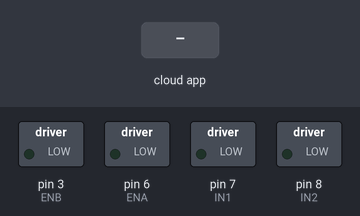
A sketch run on a simulated Arduino Uno, built with avr-gcc and run on an emulated ATmega328P. Shown: switched loads named in the sketch (green lamp = pin HIGH). Inputs (shaded band) come from the test bench. The ROS host is connected and sends only what is stated.

Above: at 1.2 s.
1.3 s: the phone or cloud app sets lmotor_cmd to -100
At 2.3 s:
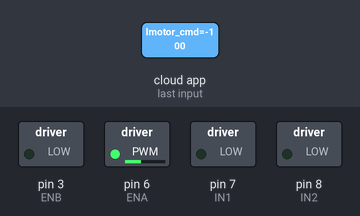
2.8 s: the phone or cloud app sets rmotor_cmd to -100
At 3.4 s:
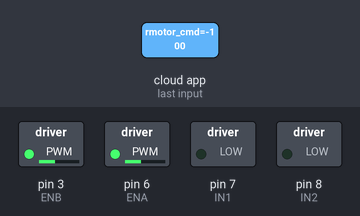
4.3 s: the phone or cloud app sets lmotor_cmd to 0
At 4.6 s:
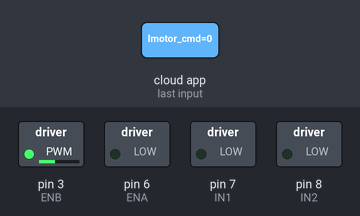
5.8 s: the phone or cloud app sets rmotor_cmd to 100
At 6.9 s:
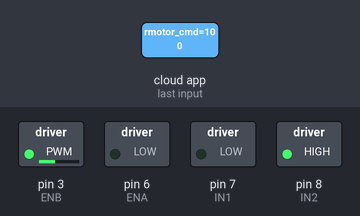
7.3 s: the phone or cloud app sets lmotor_cmd to 100
At 8.1 s:
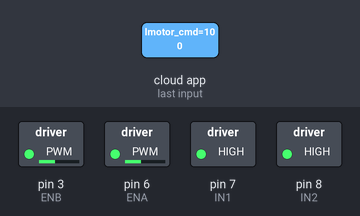
8.8 s: the phone or cloud app sets rmotor_cmd to 0
At 9.2 s:
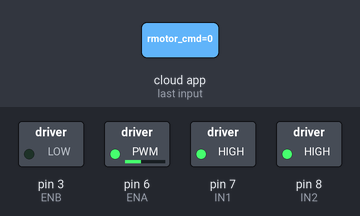
Timing chart, 0 to 11.3 s (numbered marks = the images above; inputs shaded):
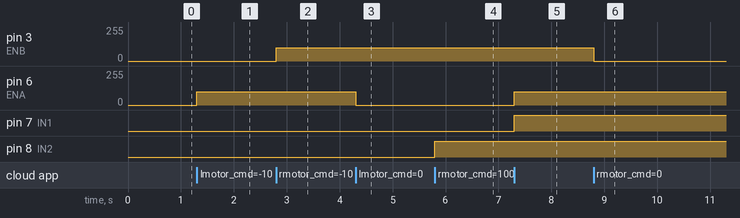

Measured:
- after the input at 1.3 s, pin 6 (ENA): 0/255 → 100/255 at once
- after the input at 2.8 s, pin 3 (ENB): 0/255 → 100/255 at once
- after the input at 4.3 s, pin 6 (ENA): 100/255 → 0/255 at once
- after the input at 5.8 s, pin 8 (IN2): LOW → HIGH at once
- after the input at 7.3 s, pin 6 (ENA): 0/255 → 100/255 at once; pin 7 (IN1): LOW → HIGH at once
- after the input at 8.8 s, pin 3 (ENB): 100/255 → 0/255 at once

The sketch:

motors_nodes_sub.ino
```cpp
/*
 * rosserial Subscriber Example
 * Blinks an LED on callback
 */

#include <ros.h>
#include <std_msgs/Float32.h>

#define IN1 7
#define IN2 8

#define ENA 6
#define ENB 3

ros::NodeHandle  nh1;


void lmotor_Cb( const std_msgs::Float32& lm){

  left_motor_control(lm.data);
}

void rmotor_Cb( const std_msgs::Float32& rm){

  right_motor_control(rm.data);
}


ros::Subscriber<std_msgs::Float32> subl("lmotor_cmd", &lmotor_Cb );
ros::Subscriber<std_msgs::Float32> subr("rmotor_cmd", &rmotor_Cb );

void setup()
{
  //motorA
  pinMode(IN1, OUTPUT);
  pinMode(ENA, OUTPUT);
  //motorB
  pinMode(IN2, OUTPUT);
  pinMode(ENB, OUTPUT);
  nh1.initNode();
  nh1.subscribe(subl);
  nh1.subscribe(subr);

}

void loop()
{
  nh1.spinOnce();

  delay(1);
}


void left_motor_control(float vel1){

 //move the wheel Forward
  if(vel1> 0.0){
    digitalWrite(IN1,1);

    analogWrite(ENA,vel1);

    }

   //move the wheel backward

  else if(vel1< 0.0){

    digitalWrite(IN1,0);
    vel1=abs(vel1);
    analogWrite(ENA,vel1);
    }

   else if(vel1== 0) {

    analogWrite(ENA,0);
      }


  }


  void right_motor_control(float vel2){

 //move the wheel Forward
  if(vel2> 0.0){
    digitalWrite(IN2,1);

    analogWrite(ENB,vel2);

    }

   //move the wheel backward

  else if(vel2< 0.0){

    digitalWrite(IN2,0);
    vel2=abs(vel2);
    analogWrite(ENB,vel2);
    }

   else if(vel2== 0) {

    analogWrite(ENB,0);
      }


  }
```
